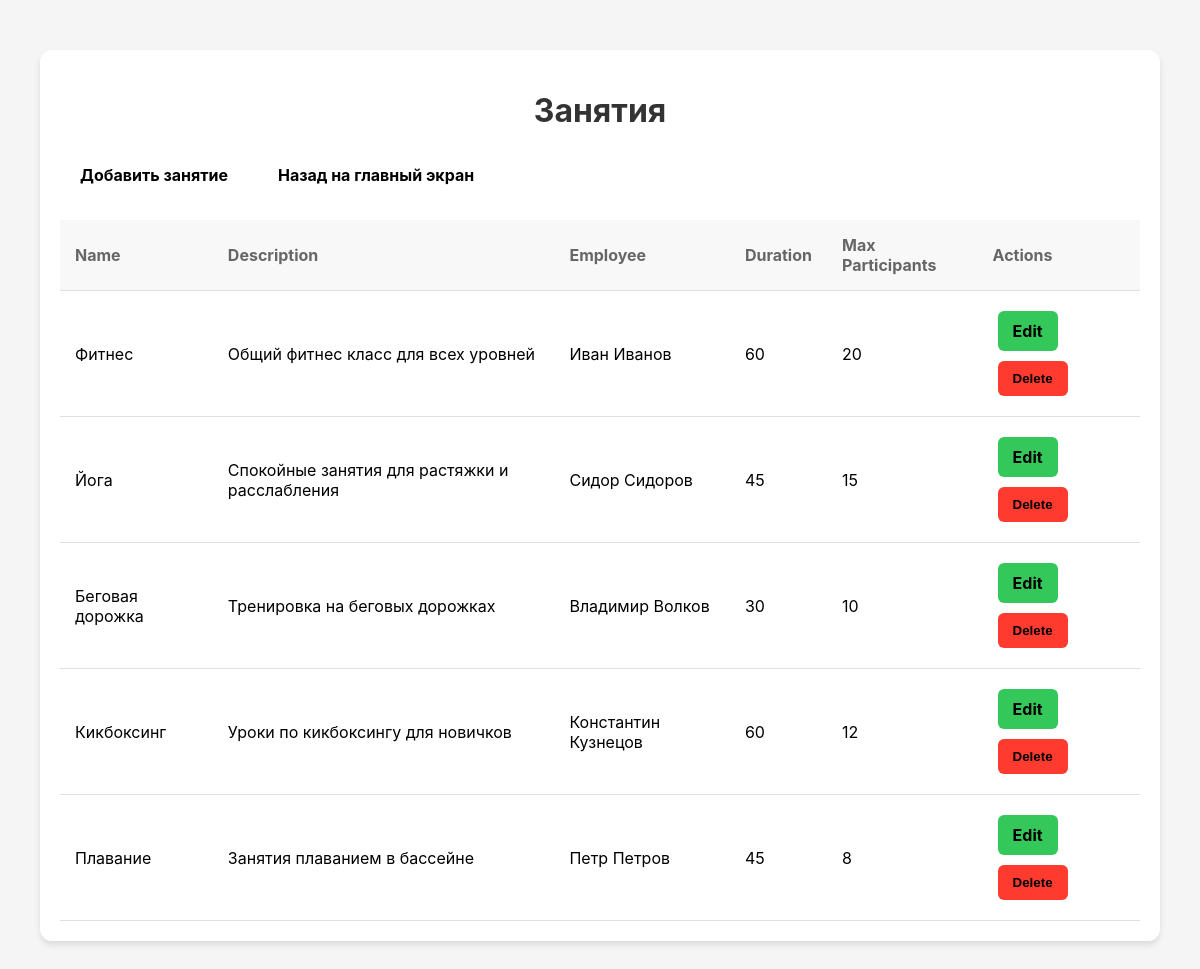
/view_classes (signed in), run on the app's committed database.
### models.py (models this page shows)
class Class(db.Model):
    __tablename__ = 'classes'
    class_id = db.Column(db.Integer, primary_key=True)
    name = db.Column(db.String(100), nullable=False)
    description = db.Column(db.Text, nullable=True)
    employee_id = db.Column(db.Integer, db.ForeignKey('employees.employee_id'), nullable=False)
    duration = db.Column(db.Integer, nullable=False)
    max_participants = db.Column(db.Integer, nullable=False)
    attendances = db.relationship('Attendance', backref='class_info')

class Employee(db.Model):
    __tablename__ = 'employees'
    employee_id = db.Column(db.Integer, primary_key=True)
    user_id = db.Column(db.Integer, db.ForeignKey('users.user_id'), nullable=False)
    first_name = db.Column(db.String(50), nullable=False)
    last_name = db.Column(db.String(50), nullable=False)
    middle_name = db.Column(db.String(50), nullable=True)
    position = db.Column(db.String(50), nullable=False)
    phone_number = db.Column(db.String(15), nullable=False)
    email = db.Column(db.String(100), unique=True, nullable=False)
    user = db.relationship('User', backref='employee', uselist=False)
    classes = db.relationship('Class', backref='employee')

### classes.py (the view)
    @app.route("/view_classes", methods=["GET"])
    def view_classes():
        if 'user_id' not in session:
            return redirect(url_for('login'))
        classes = Class.query.all()
        return render_template("view_classes.html", classes=classes)

### classes.py (called while the page is built)
def view_classes(app):
    @app.route("/view_classes", methods=["GET"])
    def view_classes():
        if 'user_id' not in session:
            return redirect(url_for('login'))
        classes = Class.query.all()
        return render_template("view_classes.html", classes=classes)

### templates/view_classes.html (shortened to what this page needs)
<!DOCTYPE html>
<html lang="en">
<head>
    <link rel="stylesheet" href="https://cdnjs.cloudflare.com/ajax/libs/font-awesome/6.0.0-beta3/css/all.min.css">
</head>
<body>
    <div class="container">
        <h1>Занятия</h1>
        <div class="btn-container">
            <a href="{{ url_for('add_class') }}" class="btn btn-primary">Добавить занятие</a>
            <a href="{{ url_for('dashboard') }}" class="btn btn-primary">Назад на главный экран</a>
        </div>
        <table>
                <tr>
                    <th>Name</th>
                    <th>Description</th>
                    <th>Employee</th>
                    <th>Duration</th>
                    <th>Max Participants</th>
                    <th>Actions</th>
                </tr>
                {% for class in classes %}
                <tr>
                    <td>{{ class.name }}</td>
                    <td>{{ class.description }}</td>
                    <td>{{ class.employee.first_name }} {{ class.employee.last_name }}</td>
                    <td>{{ class.duration }}</td>
                    <td>{{ class.max_participants }}</td>
                    <td>
                        <a href="{{ url_for('edit_class', class_id=class.class_id) }}" class="btn btn-success">Edit</a>
                        <form action="{{ url_for('delete_class', class_id=class.class_id) }}" method="post" style="display:inline;">
                            <button type="submit" class="btn btn-danger" onclick="return confirm('Are you sure you want to delete this class?');">Delete</button>
                        </form>
                    </td>
                </tr>
                {% endfor %}
            </table>
    </div>
</body>
</html>

### templates/view_classes.html (style rules this page uses)
body { font-family: -apple-system, BlinkMacSystemFont, 'Segoe UI', Roboto, 'Helvetica Neue', Arial, sans-serif; background-color: #f5f5f5; margin: 0; padding: 0; }
.container { width: 90%; max-width: 1200px; margin: 50px auto; background: #fff; padding: 20px; box-shadow: 0 4px 6px rgba(0, 0, 0, 0.1); border-radius: 12px; }
h1 { color: #333; text-align: center; margin-bottom: 20px; }
.btn-container { display: flex; justify-content: flex-start; margin-bottom: 20px; gap: 10px; }
.btn { display: inline-block; padding: 10px 15px; margin: 5px; border: none; border-radius: 6px; cursor: pointer; text-decoration: none; color: #000000; font-weight: bold; }
.btn-primary { background-color: #ffffff; }
.btn-danger { background-color: #ff3b30; }
.btn-success { background-color: #34c759; }
table { width: 100%; border-collapse: collapse; margin-top: 20px; }
th, td { padding: 15px; text-align: left; border-bottom: 1px solid #e0e0e0; }
th { background-color: #f8f8f8; color: #666; }
form { display: inline; }

### data on the page
Class: name "Фитнес", description "Общий фитнес класс для всех уровней", employee.first_name "Иван", employee.last_name "Иванов", duration "60", max_participants "20"
Class: name "Йога", description "Спокойные занятия для растяжки и расслабления", employee.first_name "Сидор", employee.last_name "Сидоров", duration "45", max_participants "15"
Class: name "Беговая дорожка", description "Тренировка на беговых дорожках", employee.first_name "Владимир", employee.last_name "Волков", duration "30", max_participants "10"
Class: name "Кикбоксинг", description "Уроки по кикбоксингу для новичков", employee.first_name "Константин", employee.last_name "Кузнецов", duration "60", max_participants "12"
Class: name "Плавание", description "Занятия плаванием в бассейне", employee.first_name "Петр", employee.last_name "Петров", duration "45", max_participants "8"
